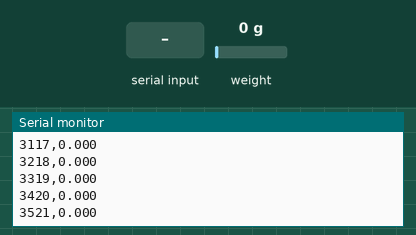
Recording of a sketch running on a simulated ESP8266 (NodeMCU). Parts: the last lines printed to the serial monitor. The inputs (shaded band) are chosen by the test bench; at power-on: weight on the scale 0 g. EEPROM starts erased.

Above: at 3.6 s.
3.7 s: weight on the scale set to 100 g
At 3.73 s:
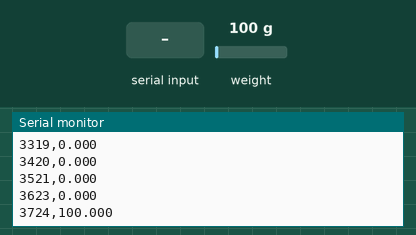
5.2 s: "t" received over Serial
At 5.24 s:
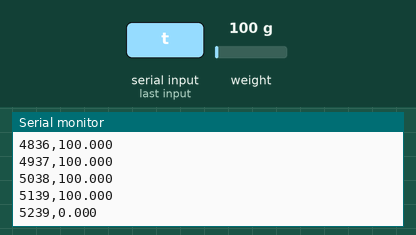
6.7 s: weight on the scale set to 1250 g
At 6.76 s:
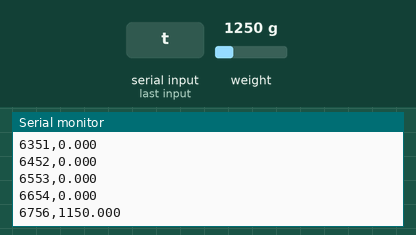
Timing chart, 0 to 9.7 s (numbered marks = the images above; inputs shaded):
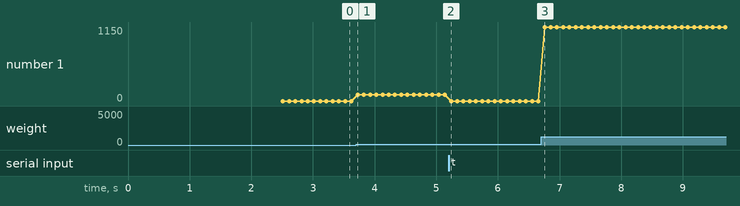

Measured:
- after the input at 3.7 s, the serial monitor: prints a new line at once (image 1)
- after the input at 5.2 s, the serial monitor: prints a new line at once (image 2)
- plotted number 1: 0 → 100 after the input at 3.7 s

The sketch:

thrust_logger.ino
```cpp
#include <HX711_ADC.h>

#if defined(ESP8266) || defined(ESP32) || defined(AVR)
#include <EEPROM.h>
#endif

const int kHx711DoutPin = 4;
const int kHx711SckPin = 5;
const int kCalValueEepromAddress = 0;

HX711_ADC gLoadCell(kHx711DoutPin, kHx711SckPin);

unsigned long gLastPrintTimeMs = 0;

void setup()
{
  Serial.begin(57600);
  delay(10);

  gLoadCell.begin();

  // gLoadCell.setReverseOutput();

  unsigned long tStabilizingTimeMs = 2000;
  bool tPerformTare = true;

  gLoadCell.start(tStabilizingTimeMs, tPerformTare);
  gLoadCell.setSamplesInUse(4);

  if (gLoadCell.getTareTimeoutFlag() || gLoadCell.getSignalTimeoutFlag())
  {
    while (1);
  }

#if defined(ESP8266) || defined(ESP32)
  EEPROM.begin(512);
#endif

  float tSavedCalibrationValue = 0.0f;
  EEPROM.get(kCalValueEepromAddress, tSavedCalibrationValue);

  if (tSavedCalibrationValue == 0.0f)
  {
    while (1);
  }

  gLoadCell.setCalFactor(tSavedCalibrationValue);

  while (!gLoadCell.update())
  {
  }
}

void loop()
{
  static bool tIsDataReady = false;
  const unsigned long tSerialPrintIntervalMs = 0;

  if (gLoadCell.update())
  {
    tIsDataReady = true;
  }

  if (tIsDataReady)
  {
    if (millis() - gLastPrintTimeMs >= tSerialPrintIntervalMs)
    {
      float tMeasuredMassG = gLoadCell.getData();

      Serial.print(millis());
      Serial.print(",");
      Serial.println(tMeasuredMassG, 3);

      tIsDataReady = false;
      gLastPrintTimeMs = millis();
    }
  }

  if (Serial.available() > 0)
  {
    char tInputChar = Serial.read();

    if (tInputChar == 't')
    {
      gLoadCell.tareNoDelay();
    }
  }
}
```
